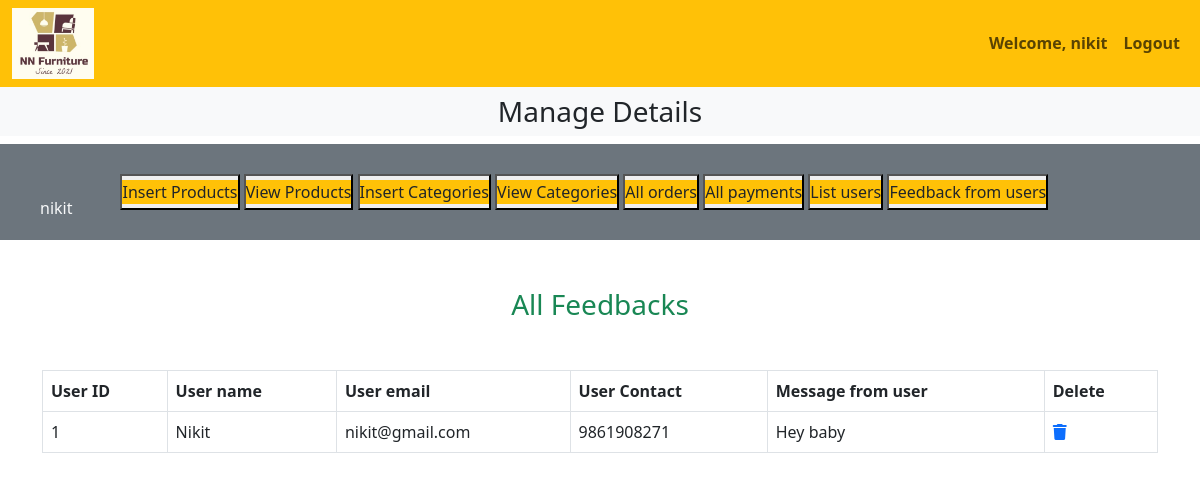
The page /admin/adminstore.php?feedback_users (signed in) on the database its author committed.
### tables this page shows
CREATE TABLE `feedback` (
  `feedback_id` int(11) NOT NULL,
  `user_name` varchar(100) NOT NULL,
  `user_email` varchar(100) NOT NULL,
  `user_contact` varchar(20) DEFAULT NULL,
  `feedback_text` text NOT NULL,
  `created_at` timestamp NOT NULL DEFAULT current_timestamp()
);

CREATE TABLE `user_table` (
  `user_id` int(11) NOT NULL,
  `user_name` varchar(255) NOT NULL,
  `user_email` varchar(100) NOT NULL,
  `user_password` varchar(255) NOT NULL,
  `user_image` varchar(255) NOT NULL,
  `user_ip` varchar(100) NOT NULL,
  `user_address` varchar(255) NOT NULL,
  `user_contact` varchar(20) NOT NULL
);

### admin/see_feedback.php (the view, shortened to what this page needs)
<?php
$sql = "SELECT feedback.feedback_id, feedback.feedback_text, user_table.user_name,user_table.user_email,user_table.user_contact
        FROM feedback
        JOIN user_table ON feedback.feedback_id = user_table.user_id";
$result = $con->query($sql);
?>
<!DOCTYPE html>
<html lang="en">
<head>
</head>
<body>
    <h3 class="text-center text-success">All Feedbacks</h3>
    <table class="table table-bordered mt-5">
        <thead class="bg-warning">
            <tr>
                <th>User ID</th>
                <th>User name</th>
                <th>User email</th>
                <th>User Contact</th>
                <th>Message from user</th>
                <th>Delete</th>
            </tr>
        </thead>
        <tbody>
            <?php
            while($row = $result->fetch_assoc()) {
                echo "<tr>";
                echo "<td>" . $row["feedback_id"] . "</td>";
                echo "<td>" . $row["user_name"] . "</td>";
                echo "<td>" . $row["user_email"] . "</td>";
                echo "<td>" . $row["user_contact"] . "</td>";
                echo "<td>" . $row["feedback_text"] . "</td>";
                echo "<td><a href='adminstore.php?delete_feedback=" . $row["feedback_id"] . "'><i class='fa-solid fa-trash'></i></a></td>";                echo "</tr>";
            }
            ?>
        </tbody>
    </table>
</body>
</html>

### style.css (style rules this page uses)
* { margin: 0; padding: 0; box-sizing: border-box; }

### rows shown on the page
feedback: feedback_id "1", user_table.user_name "Nikit", user_table.user_email "nikit@gmail.com", user_table.user_contact "9861908271", feedback_text "Hey baby"

### other values the page prints
$_SESSION['admin_name'] "nikit"
